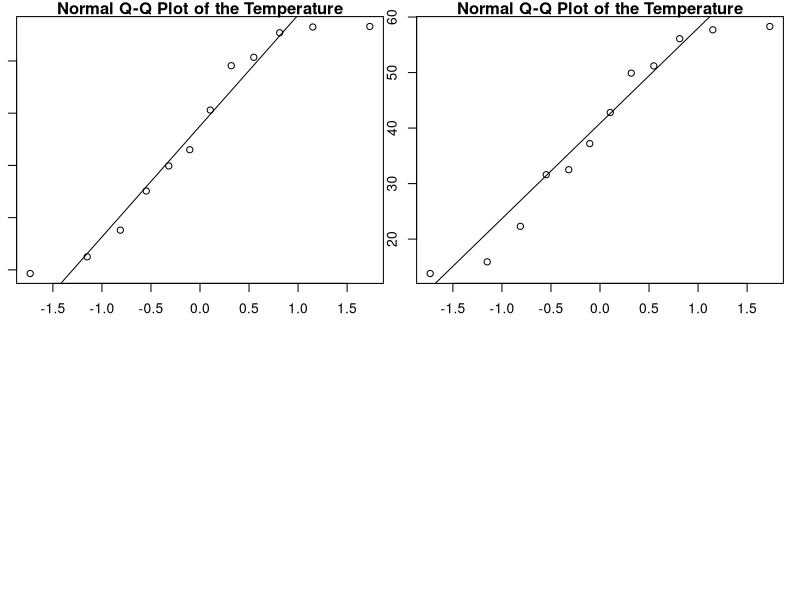

Write the R code that produced this figure. (Note: this script raises an error after producing the figure.)
month <- c('January', 'February', 'March', 'April', 'May', 'June', 'July',
           'August', 'September', 'October', 'November', 'December')
high_2000 <- c(32.5, 37.6, 49.9, 53.0, 69.1, 75.4, 76.5, 76.6, 70.7, 60.6, 45.1, 29.3)
low_2000 <- c(13.8, 22.3, 32.5, 37.2, 49.9, 56.1, 57.7, 58.3, 51.2, 42.8, 31.6, 15.9)
data1 <- data.frame(month, high_2000,low_2000)
data1
mean(data1$high_2000)
sd(data1$high_2000)
par(mar = c(1,1,1,1))
par('mar')
par(mfrow=c(2,2))
par("mfrow")
qqnorm(data1$high_2000,main="Normal Q-Q Plot of the Temperature",
       xlab="Theoretical Quantiles of the 2007 High Temp",
       ylab="Sample Quantiles of the 2007 High Temp")
qqline(data1$high_2000)

qqnorm(data1$low_2000,main="Normal Q-Q Plot of the Temperature",
       xlab="Theoretical Quantiles of the 2007 High Temp",
       ylab="Sample Quantiles of the 2007 High Temp")
qqline(data1$low_2000)

      # Assignment - 3
      
#1.
Quarter = c("Q1", "Q2", "Q3", "Q4")
Sales = c(10000, 13000, 12000, 15000 )
Coy1 = data.frame(Quarter, Sales)
Coy1       
#Graph

plot(Coy1$Quarter,Coy1$Sales, type = "l", labels(Coy1$Quarter), main = "Company Quarter Sales",
                                      xlab = "Quarter", ylab = "Sales"   ) 
barplot(Coy1$Sales, names.arg = Coy1$Quarter, main = "Company Quarter Sales",
        xlab = "Quarter", ylab = "Sales"   ) 

Q1 = Coy1[Coy1$Sales>11000,]
Q1
Q3 = Coy1[Coy1$Quarter== "Q3",2]
Q3

#2
Rollcall = sample(c('A','P'), size=30, replace=T, prob = c(0.2, 0.8)) 
Rollcall
Attendance = factor(Rollcall)
Attendance
table(Attendance)

#3
set.seed(1000)
P1 = ceiling(runif(10 ,min = 30,max = 100))
P1

set.seed(1100)
P2 = ceiling(runif(10 , min=30, max=100))
P2

set.seed(1200)
P3 = ceiling(runif(10, min =30, max = 100))
P3

set.seed(1300)
P4 = ceiling(runif(10, min =30, max = 100))
P4

set.seed(1400)
P5 = ceiling(runif(10, min =30, max = 100))

Player = matrix(c(P1,P2,P3,P4,P5), nrow = 5)
Player
rownames(Player) = c("Player1","Player2","Player3","Player4","Player5")
colnames(Player) = c('M1','M2','M3','M4','M5','M6','M7','M8','M9','M10')
Player

rowMeans(Player)
colMeans(Player)

#4
Guests = c("Achal", "Apoorva", "Lalit", "Goldie")
Guests
course = c("BSc","Animation", "LLB")
Class = c("Law", "MSc", "DS")
Number = c(50,20,24)
Male = c(4,16,19)
Female = c(10,4,5)
Hosts = data.frame(course,Class,Number,Male,Female)
Hosts
Decoration = c(100,300,400,500,230)
Food = c(500,200,150,400,700)
Bills = data.frame(cbind(Decoration,Food))
Bills
rownames(Bills)= c("B1","B2", "B3", "B4","B5")
Bills
cat("Total Decoration Expense -", sum(Bills[,1]))
cat("Total Food Expense -", sum(Bills[,2]))
cat("Male among Guest -", Hosts[,4])
cat("Female among Guest-", Hosts[,5])

# 5
set.seed(1234)
Amount1 = ceiling(runif(15, min =1000, max = 2000))
Amount1
Amount2 = ceiling(runif(15, min =1000, max = 2000))
Amount2
DS = matrix(Amount1,nrow =5)
DS
rownames(DS)= c("S1","S2","S3","S4","S5")
colnames(DS) = c("Graduate", "PG", "Diploma")
DS
Law = matrix(Amount2, nrow =5)
rownames(Law)= c("S1","S2","S3","S4","S5")
colnames(Law) = c("Graduate", "PG", "Diploma")
Law
DS[5,2]
Law[1,3]
avgmarks=round(cbind(colMeans(DS),colMeans(Law)))
avgmarks
Studentcourse = cbind(rowSums(DS),rowSums(Law))
Studentcourse
colnames(Studentcourse)= c("DS", "Law")
Studentcourse
StudentSum = c(rowSums(DS)+rowSums(Law))
StudentSum
